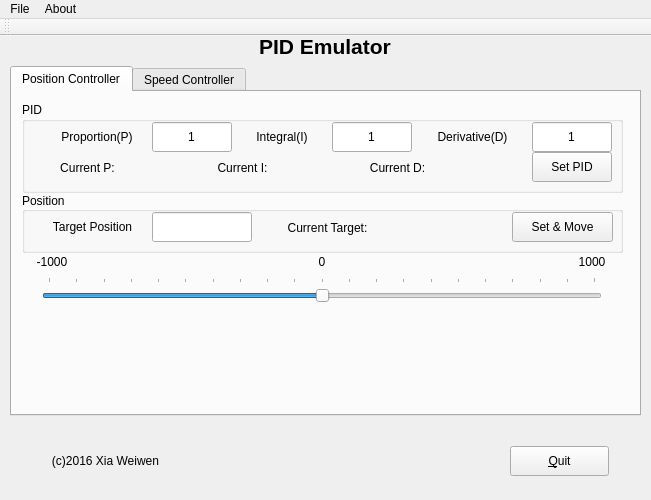
<?xml version="1.0" encoding="UTF-8"?>
<ui version="4.0">
 <class>MainWindow</class>
 <widget class="QMainWindow" name="MainWindow">
  <property name="geometry">
   <rect>
    <x>0</x>
    <y>0</y>
    <width>651</width>
    <height>500</height>
   </rect>
  </property>
  <property name="windowTitle">
   <string>MainWindow</string>
  </property>
  <widget class="QWidget" name="centralWidget">
   <widget class="QTabWidget" name="tabWidget">
    <property name="geometry">
     <rect>
      <x>10</x>
      <y>30</y>
      <width>631</width>
      <height>350</height>
     </rect>
    </property>
    <property name="currentIndex">
     <number>0</number>
    </property>
    <widget class="QWidget" name="PositionTab">
     <attribute name="title">
      <string>Position Controller</string>
     </attribute>
     <widget class="QSlider" name="sldPosition">
      <property name="geometry">
       <rect>
        <x>30</x>
        <y>185</y>
        <width>560</width>
        <height>29</height>
       </rect>
      </property>
      <property name="minimum">
       <number>-10000</number>
      </property>
      <property name="maximum">
       <number>10000</number>
      </property>
      <property name="value">
       <number>0</number>
      </property>
      <property name="orientation">
       <enum>Qt::Horizontal</enum>
      </property>
      <property name="invertedAppearance">
       <bool>false</bool>
      </property>
      <property name="tickPosition">
       <enum>QSlider::TicksAbove</enum>
      </property>
      <property name="tickInterval">
       <number>1000</number>
      </property>
     </widget>
     <widget class="QLabel" name="lblLowerLimit">
      <property name="geometry">
       <rect>
        <x>10</x>
        <y>160</y>
        <width>60</width>
        <height>20</height>
       </rect>
      </property>
      <property name="text">
       <string>-1000</string>
      </property>
      <property name="alignment">
       <set>Qt::AlignCenter</set>
      </property>
     </widget>
     <widget class="QLabel" name="lblUpperLimit">
      <property name="geometry">
       <rect>
        <x>550</x>
        <y>160</y>
        <width>60</width>
        <height>20</height>
       </rect>
      </property>
      <property name="text">
       <string>1000</string>
      </property>
      <property name="alignment">
       <set>Qt::AlignCenter</set>
      </property>
     </widget>
     <widget class="QGroupBox" name="boxPID">
      <property name="geometry">
       <rect>
        <x>10</x>
        <y>10</y>
        <width>601</width>
        <height>91</height>
       </rect>
      </property>
      <property name="title">
       <string>PID</string>
      </property>
      <widget class="QPushButton" name="btnSetPID">
       <property name="geometry">
        <rect>
         <x>510</x>
         <y>50</y>
         <width>80</width>
         <height>30</height>
        </rect>
       </property>
       <property name="text">
        <string>Set PID</string>
       </property>
      </widget>
      <widget class="QLineEdit" name="editD">
       <property name="geometry">
        <rect>
         <x>510</x>
         <y>20</y>
         <width>80</width>
         <height>30</height>
        </rect>
       </property>
       <property name="text">
        <string>1</string>
       </property>
       <property name="alignment">
        <set>Qt::AlignCenter</set>
       </property>
      </widget>
      <widget class="QLabel" name="lblPosCurP">
       <property name="geometry">
        <rect>
         <x>119</x>
         <y>50</y>
         <width>50</width>
         <height>31</height>
        </rect>
       </property>
       <property name="text">
        <string/>
       </property>
       <property name="alignment">
        <set>Qt::AlignCenter</set>
       </property>
      </widget>
      <widget class="QLabel" name="lblCurD">
       <property name="geometry">
        <rect>
         <x>330</x>
         <y>50</y>
         <width>91</width>
         <height>31</height>
        </rect>
       </property>
       <property name="text">
        <string>Current D:</string>
       </property>
       <property name="alignment">
        <set>Qt::AlignCenter</set>
       </property>
      </widget>
      <widget class="QLabel" name="lblI">
       <property name="geometry">
        <rect>
         <x>210</x>
         <y>20</y>
         <width>100</width>
         <height>30</height>
        </rect>
       </property>
       <property name="text">
        <string>Integral(I)</string>
       </property>
       <property name="alignment">
        <set>Qt::AlignCenter</set>
       </property>
      </widget>
      <widget class="QLineEdit" name="editI">
       <property name="geometry">
        <rect>
         <x>310</x>
         <y>20</y>
         <width>80</width>
         <height>30</height>
        </rect>
       </property>
       <property name="text">
        <string>1</string>
       </property>
       <property name="alignment">
        <set>Qt::AlignCenter</set>
       </property>
      </widget>
      <widget class="QLabel" name="lblCurI">
       <property name="geometry">
        <rect>
         <x>180</x>
         <y>50</y>
         <width>81</width>
         <height>31</height>
        </rect>
       </property>
       <property name="text">
        <string>Current I:</string>
       </property>
       <property name="alignment">
        <set>Qt::AlignCenter</set>
       </property>
      </widget>
      <widget class="QLabel" name="lblP">
       <property name="geometry">
        <rect>
         <x>20</x>
         <y>20</y>
         <width>110</width>
         <height>30</height>
        </rect>
       </property>
       <property name="text">
        <string>Proportion(P)</string>
       </property>
       <property name="alignment">
        <set>Qt::AlignCenter</set>
       </property>
      </widget>
      <widget class="QLabel" name="lblPosCurI">
       <property name="geometry">
        <rect>
         <x>260</x>
         <y>50</y>
         <width>50</width>
         <height>31</height>
        </rect>
       </property>
       <property name="text">
        <string/>
       </property>
       <property name="alignment">
        <set>Qt::AlignCenter</set>
       </property>
      </widget>
      <widget class="QLineEdit" name="editP">
       <property name="geometry">
        <rect>
         <x>130</x>
         <y>20</y>
         <width>80</width>
         <height>30</height>
        </rect>
       </property>
       <property name="text">
        <string>1</string>
       </property>
       <property name="alignment">
        <set>Qt::AlignCenter</set>
       </property>
      </widget>
      <widget class="QLabel" name="lblD">
       <property name="geometry">
        <rect>
         <x>390</x>
         <y>20</y>
         <width>121</width>
         <height>30</height>
        </rect>
       </property>
       <property name="text">
        <string>Derivative(D)</string>
       </property>
       <property name="alignment">
        <set>Qt::AlignCenter</set>
       </property>
      </widget>
      <widget class="QLabel" name="lblPosCurD">
       <property name="geometry">
        <rect>
         <x>420</x>
         <y>50</y>
         <width>50</width>
         <height>31</height>
        </rect>
       </property>
       <property name="text">
        <string/>
       </property>
       <property name="alignment">
        <set>Qt::AlignCenter</set>
       </property>
      </widget>
      <widget class="QLabel" name="lblCurP">
       <property name="geometry">
        <rect>
         <x>20</x>
         <y>50</y>
         <width>91</width>
         <height>31</height>
        </rect>
       </property>
       <property name="text">
        <string>Current P:</string>
       </property>
       <property name="alignment">
        <set>Qt::AlignCenter</set>
       </property>
      </widget>
     </widget>
     <widget class="QGroupBox" name="boxPosition">
      <property name="geometry">
       <rect>
        <x>10</x>
        <y>100</y>
        <width>601</width>
        <height>61</height>
       </rect>
      </property>
      <property name="title">
       <string>Position</string>
      </property>
      <property name="alignment">
       <set>Qt::AlignLeading|Qt::AlignLeft|Qt::AlignVCenter</set>
      </property>
      <property name="flat">
       <bool>false</bool>
      </property>
      <property name="checkable">
       <bool>false</bool>
      </property>
      <widget class="QLabel" name="lblCurTarget">
       <property name="geometry">
        <rect>
         <x>380</x>
         <y>20</y>
         <width>91</width>
         <height>31</height>
        </rect>
       </property>
       <property name="text">
        <string/>
       </property>
       <property name="alignment">
        <set>Qt::AlignCenter</set>
       </property>
      </widget>
      <widget class="QLabel" name="lblCurPos">
       <property name="geometry">
        <rect>
         <x>240</x>
         <y>20</y>
         <width>131</width>
         <height>31</height>
        </rect>
       </property>
       <property name="text">
        <string>Current Target:</string>
       </property>
       <property name="alignment">
        <set>Qt::AlignCenter</set>
       </property>
      </widget>
      <widget class="QPushButton" name="btnSetPos">
       <property name="geometry">
        <rect>
         <x>490</x>
         <y>20</y>
         <width>101</width>
         <height>30</height>
        </rect>
       </property>
       <property name="text">
        <string>Set &amp;&amp; Move</string>
       </property>
      </widget>
      <widget class="QLineEdit" name="editPos">
       <property name="geometry">
        <rect>
         <x>130</x>
         <y>20</y>
         <width>100</width>
         <height>30</height>
        </rect>
       </property>
       <property name="alignment">
        <set>Qt::AlignCenter</set>
       </property>
      </widget>
      <widget class="QLabel" name="lblPosition">
       <property name="geometry">
        <rect>
         <x>10</x>
         <y>20</y>
         <width>121</width>
         <height>30</height>
        </rect>
       </property>
       <property name="text">
        <string>Target Position</string>
       </property>
       <property name="alignment">
        <set>Qt::AlignCenter</set>
       </property>
      </widget>
     </widget>
     <widget class="QLabel" name="lblOrigin">
      <property name="geometry">
       <rect>
        <x>280</x>
        <y>160</y>
        <width>60</width>
        <height>20</height>
       </rect>
      </property>
      <property name="text">
       <string>0</string>
      </property>
      <property name="alignment">
       <set>Qt::AlignCenter</set>
      </property>
     </widget>
     <widget class="PosChart" name="widPosChart" native="true">
      <property name="geometry">
       <rect>
        <x>20</x>
        <y>210</y>
        <width>580</width>
        <height>101</height>
       </rect>
      </property>
     </widget>
    </widget>
    <widget class="QWidget" name="SpeedTab">
     <attribute name="title">
      <string>Speed Controller</string>
     </attribute>
    </widget>
   </widget>
   <widget class="QLabel" name="lblTitle">
    <property name="geometry">
     <rect>
      <x>200</x>
      <y>-10</y>
      <width>250</width>
      <height>40</height>
     </rect>
    </property>
    <property name="font">
     <font>
      <pointsize>16</pointsize>
      <weight>75</weight>
      <bold>true</bold>
     </font>
    </property>
    <property name="text">
     <string>PID Emulator</string>
    </property>
    <property name="alignment">
     <set>Qt::AlignCenter</set>
    </property>
   </widget>
   <widget class="QLabel" name="lblAuthor">
    <property name="geometry">
     <rect>
      <x>10</x>
      <y>410</y>
      <width>191</width>
      <height>30</height>
     </rect>
    </property>
    <property name="text">
     <string>(c)2016 Xia Weiwen</string>
    </property>
    <property name="alignment">
     <set>Qt::AlignCenter</set>
    </property>
   </widget>
   <widget class="QPushButton" name="btnQuit">
    <property name="geometry">
     <rect>
      <x>510</x>
      <y>410</y>
      <width>99</width>
      <height>30</height>
     </rect>
    </property>
    <property name="text">
     <string>&amp;Quit</string>
    </property>
   </widget>
   <widget class="QLabel" name="lblWarning">
    <property name="geometry">
     <rect>
      <x>20</x>
      <y>380</y>
      <width>451</width>
      <height>31</height>
     </rect>
    </property>
    <property name="font">
     <font>
      <pointsize>13</pointsize>
     </font>
    </property>
    <property name="text">
     <string/>
    </property>
   </widget>
  </widget>
  <widget class="QMenuBar" name="menuBar">
   <property name="geometry">
    <rect>
     <x>0</x>
     <y>0</y>
     <width>651</width>
     <height>31</height>
    </rect>
   </property>
   <widget class="QMenu" name="menuAbout">
    <property name="title">
     <string>File</string>
    </property>
    <addaction name="action_Quit"/>
   </widget>
   <widget class="QMenu" name="menuAbout_2">
    <property name="title">
     <string>About</string>
    </property>
    <addaction name="actionAbout_Qt"/>
   </widget>
   <addaction name="menuAbout"/>
   <addaction name="menuAbout_2"/>
  </widget>
  <widget class="QToolBar" name="mainToolBar">
   <attribute name="toolBarArea">
    <enum>TopToolBarArea</enum>
   </attribute>
   <attribute name="toolBarBreak">
    <bool>false</bool>
   </attribute>
  </widget>
  <action name="action_Quit">
   <property name="text">
    <string>&amp;Quit</string>
   </property>
  </action>
  <action name="actionAbout_Qt">
   <property name="text">
    <string>About Qt</string>
   </property>
  </action>
 </widget>
 <layoutdefault spacing="6" margin="11"/>
 <customwidgets>
  <customwidget>
   <class>PosChart</class>
   <extends>QWidget</extends>
   <header>poschart.h</header>
   <container>1</container>
  </customwidget>
 </customwidgets>
 <resources/>
 <connections/>
</ui>
